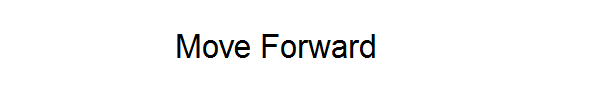
#> input picture ROS/main/src/nav2d/kinect_nav-master/blank.bmp, 600 x 100 px; its folder holds 5 pictures in this run
$ python mark2.py   (Python 2 division)   (older library calls are emulated)
#> lines starting #> are read from the running program, lines starting #| are printed output that depends on the picture
import freenect
import cv2
import numpy as np
from functions import *

def nothing(x):
    pass

#cv2.namedWindow('edge')
cv2.namedWindow('Video')
cv2.moveWindow('Video',5,5)
cv2.namedWindow('Navig',cv2.WINDOW_AUTOSIZE)
cv2.resizeWindow('Navig',400,100)
cv2.moveWindow('Navig',700,5)
#cv2.namedWindow('Fin')
#cv2.namedWindow('Win')
kernel = np.ones((5, 5), np.uint8)


print('Press ESC in window to stop')
cv2.createTrackbar('val1', 'Video', 37, 1000, nothing)
cv2.createTrackbar('val2', 'Video', 43, 1000, nothing)
cv2.createTrackbar('bin', 'Video',20,50,nothing)
cv2.createTrackbar('erode', 'Video',4,10,nothing)#after plenty of testing
imn=cv2.imread('blank.bmp')
#> imn is the input picture: shape (100, 600, 3); mean B, G, R 248.6, 248.6, 248.6
im0=cv2.imread("Collision Alert.bmp")
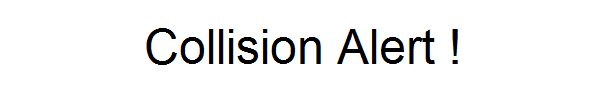
#> input picture ROS/main/src/nav2d/kinect_nav-master/Collision Alert.bmp, 600 x 100 px
#> im0 is the input picture: shape (100, 600, 3); mean B, G, R 241.2, 241.1, 241.2
im1=cv2.imread("VCP Reverse.bmp")
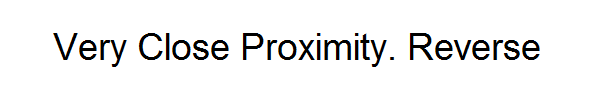
#> input picture ROS/main/src/nav2d/kinect_nav-master/VCP Reverse.bmp, 600 x 100 px
#> im1 is the input picture: shape (100, 600, 3); mean B, G, R 239.1, 239.1, 239.2
#cv2.createTrackbar('dilate', 'edge',0,10,nothing)
def pretty_depth(depth):
    np.clip(depth, 0, 2**10 - 1, depth)
    depth >>= 2
    depth = depth.astype(np.uint8)
    return depth

while 1:
	cv2.imshow('Navig',imn)
	flag120=[1, 1, 1, 1]
	f12=0
	f8=0
#get kinect input__________________________________________________________________________
#> (the run stopped early here; a loop or call above may not have finished)
